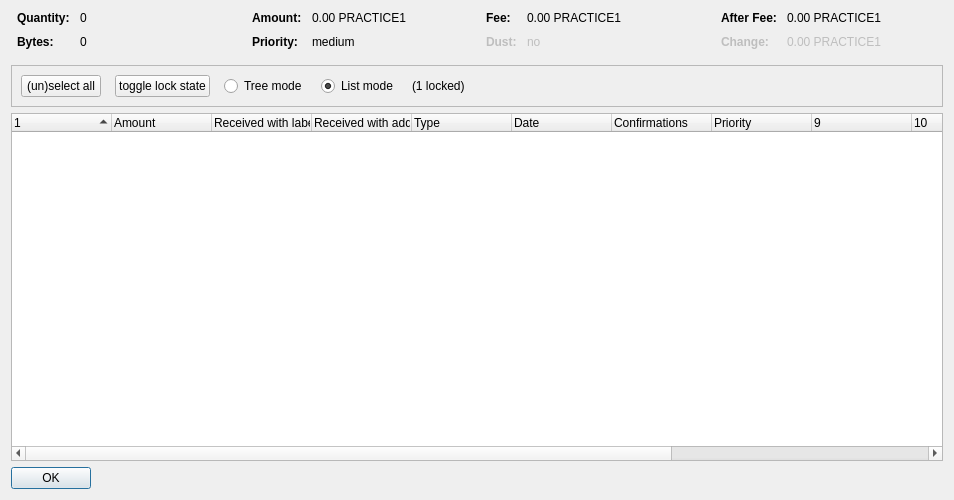
<?xml version="1.0" encoding="UTF-8"?>
<ui version="4.0">
 <class>CoinControlDialog</class>
 <widget class="QDialog" name="CoinControlDialog">
  <property name="geometry">
   <rect>
    <x>0</x>
    <y>0</y>
    <width>954</width>
    <height>500</height>
   </rect>
  </property>
  <property name="windowTitle">
   <string>Coin Selection</string>
  </property>
  <layout class="QVBoxLayout" name="verticalLayout">
   <item>
    <layout class="QHBoxLayout" name="horizontalLayoutTop" stretch="0,0,0,0">
     <property name="topMargin">
      <number>0</number>
     </property>
     <property name="bottomMargin">
      <number>10</number>
     </property>
     <item>
      <layout class="QFormLayout" name="formLayoutCoinControl1">
       <property name="horizontalSpacing">
        <number>10</number>
       </property>
       <property name="verticalSpacing">
        <number>10</number>
       </property>
       <property name="leftMargin">
        <number>6</number>
       </property>
       <property name="rightMargin">
        <number>6</number>
       </property>
       <item row="0" column="0">
        <widget class="QLabel" name="labelCoinControlQuantityText">
         <property name="font">
          <font>
           <weight>75</weight>
           <bold>true</bold>
          </font>
         </property>
         <property name="text">
          <string>Quantity:</string>
         </property>
        </widget>
       </item>
       <item row="0" column="1">
        <widget class="QLabel" name="labelCoinControlQuantity">
         <property name="cursor">
          <cursorShape>IBeamCursor</cursorShape>
         </property>
         <property name="contextMenuPolicy">
          <enum>Qt::ActionsContextMenu</enum>
         </property>
         <property name="text">
          <string notr="true">0</string>
         </property>
         <property name="textInteractionFlags">
          <set>Qt::LinksAccessibleByMouse|Qt::TextSelectableByKeyboard|Qt::TextSelectableByMouse</set>
         </property>
        </widget>
       </item>
       <item row="1" column="0">
        <widget class="QLabel" name="labelCoinControlBytesText">
         <property name="font">
          <font>
           <weight>75</weight>
           <bold>true</bold>
          </font>
         </property>
         <property name="text">
          <string>Bytes:</string>
         </property>
        </widget>
       </item>
       <item row="1" column="1">
        <widget class="QLabel" name="labelCoinControlBytes">
         <property name="cursor">
          <cursorShape>IBeamCursor</cursorShape>
         </property>
         <property name="contextMenuPolicy">
          <enum>Qt::ActionsContextMenu</enum>
         </property>
         <property name="text">
          <string notr="true">0</string>
         </property>
         <property name="textInteractionFlags">
          <set>Qt::LinksAccessibleByMouse|Qt::TextSelectableByKeyboard|Qt::TextSelectableByMouse</set>
         </property>
        </widget>
       </item>
      </layout>
     </item>
     <item>
      <layout class="QFormLayout" name="formLayoutCoinControl2">
       <property name="horizontalSpacing">
        <number>10</number>
       </property>
       <property name="verticalSpacing">
        <number>10</number>
       </property>
       <property name="leftMargin">
        <number>6</number>
       </property>
       <property name="rightMargin">
        <number>6</number>
       </property>
       <item row="0" column="0">
        <widget class="QLabel" name="labelCoinControlAmountText">
         <property name="font">
          <font>
           <weight>75</weight>
           <bold>true</bold>
          </font>
         </property>
         <property name="text">
          <string>Amount:</string>
         </property>
        </widget>
       </item>
       <item row="0" column="1">
        <widget class="QLabel" name="labelCoinControlAmount">
         <property name="cursor">
          <cursorShape>IBeamCursor</cursorShape>
         </property>
         <property name="contextMenuPolicy">
          <enum>Qt::ActionsContextMenu</enum>
         </property>
         <property name="text">
          <string notr="true">0.00 PRACTICE1</string>
         </property>
         <property name="textInteractionFlags">
          <set>Qt::LinksAccessibleByMouse|Qt::TextSelectableByKeyboard|Qt::TextSelectableByMouse</set>
         </property>
        </widget>
       </item>
       <item row="1" column="0">
        <widget class="QLabel" name="labelCoinControlPriorityText">
         <property name="font">
          <font>
           <weight>75</weight>
           <bold>true</bold>
          </font>
         </property>
         <property name="text">
          <string>Priority:</string>
         </property>
        </widget>
       </item>
       <item row="1" column="1">
        <widget class="QLabel" name="labelCoinControlPriority">
         <property name="cursor">
          <cursorShape>IBeamCursor</cursorShape>
         </property>
         <property name="contextMenuPolicy">
          <enum>Qt::ActionsContextMenu</enum>
         </property>
         <property name="text">
          <string>medium</string>
         </property>
         <property name="textInteractionFlags">
          <set>Qt::LinksAccessibleByMouse|Qt::TextSelectableByKeyboard|Qt::TextSelectableByMouse</set>
         </property>
        </widget>
       </item>
      </layout>
     </item>
     <item>
      <layout class="QFormLayout" name="formLayoutCoinControl3">
       <property name="horizontalSpacing">
        <number>10</number>
       </property>
       <property name="verticalSpacing">
        <number>10</number>
       </property>
       <property name="leftMargin">
        <number>6</number>
       </property>
       <property name="rightMargin">
        <number>6</number>
       </property>
       <item row="0" column="0">
        <widget class="QLabel" name="labelCoinControlFeeText">
         <property name="font">
          <font>
           <weight>75</weight>
           <bold>true</bold>
          </font>
         </property>
         <property name="text">
          <string>Fee:</string>
         </property>
        </widget>
       </item>
       <item row="0" column="1">
        <widget class="QLabel" name="labelCoinControlFee">
         <property name="cursor">
          <cursorShape>IBeamCursor</cursorShape>
         </property>
         <property name="contextMenuPolicy">
          <enum>Qt::ActionsContextMenu</enum>
         </property>
         <property name="text">
          <string notr="true">0.00 PRACTICE1</string>
         </property>
         <property name="textInteractionFlags">
          <set>Qt::LinksAccessibleByMouse|Qt::TextSelectableByKeyboard|Qt::TextSelectableByMouse</set>
         </property>
        </widget>
       </item>
       <item row="1" column="0">
        <widget class="QLabel" name="labelCoinControlLowOutputText">
         <property name="enabled">
          <bool>false</bool>
         </property>
         <property name="font">
          <font>
           <weight>75</weight>
           <bold>true</bold>
          </font>
         </property>
         <property name="text">
          <string>Dust:</string>
         </property>
        </widget>
       </item>
       <item row="1" column="1">
        <widget class="QLabel" name="labelCoinControlLowOutput">
         <property name="enabled">
          <bool>false</bool>
         </property>
         <property name="cursor">
          <cursorShape>IBeamCursor</cursorShape>
         </property>
         <property name="contextMenuPolicy">
          <enum>Qt::ActionsContextMenu</enum>
         </property>
         <property name="text">
          <string>no</string>
         </property>
         <property name="textInteractionFlags">
          <set>Qt::LinksAccessibleByMouse|Qt::TextSelectableByKeyboard|Qt::TextSelectableByMouse</set>
         </property>
        </widget>
       </item>
      </layout>
     </item>
     <item>
      <layout class="QFormLayout" name="formLayoutCoinControl4">
       <property name="horizontalSpacing">
        <number>10</number>
       </property>
       <property name="verticalSpacing">
        <number>10</number>
       </property>
       <property name="leftMargin">
        <number>6</number>
       </property>
       <property name="rightMargin">
        <number>6</number>
       </property>
       <item row="0" column="0">
        <widget class="QLabel" name="labelCoinControlAfterFeeText">
         <property name="font">
          <font>
           <weight>75</weight>
           <bold>true</bold>
          </font>
         </property>
         <property name="text">
          <string>After Fee:</string>
         </property>
        </widget>
       </item>
       <item row="0" column="1">
        <widget class="QLabel" name="labelCoinControlAfterFee">
         <property name="cursor">
          <cursorShape>IBeamCursor</cursorShape>
         </property>
         <property name="contextMenuPolicy">
          <enum>Qt::ActionsContextMenu</enum>
         </property>
         <property name="text">
          <string notr="true">0.00 PRACTICE1</string>
         </property>
         <property name="textInteractionFlags">
          <set>Qt::LinksAccessibleByMouse|Qt::TextSelectableByKeyboard|Qt::TextSelectableByMouse</set>
         </property>
        </widget>
       </item>
       <item row="1" column="0">
        <widget class="QLabel" name="labelCoinControlChangeText">
         <property name="enabled">
          <bool>false</bool>
         </property>
         <property name="font">
          <font>
           <weight>75</weight>
           <bold>true</bold>
          </font>
         </property>
         <property name="text">
          <string>Change:</string>
         </property>
        </widget>
       </item>
       <item row="1" column="1">
        <widget class="QLabel" name="labelCoinControlChange">
         <property name="enabled">
          <bool>false</bool>
         </property>
         <property name="cursor">
          <cursorShape>IBeamCursor</cursorShape>
         </property>
         <property name="contextMenuPolicy">
          <enum>Qt::ActionsContextMenu</enum>
         </property>
         <property name="text">
          <string notr="true">0.00 PRACTICE1</string>
         </property>
         <property name="textInteractionFlags">
          <set>Qt::LinksAccessibleByMouse|Qt::TextSelectableByKeyboard|Qt::TextSelectableByMouse</set>
         </property>
        </widget>
       </item>
      </layout>
     </item>
    </layout>
   </item>
   <item>
    <widget class="QFrame" name="frame">
     <property name="minimumSize">
      <size>
       <width>0</width>
       <height>40</height>
      </size>
     </property>
     <property name="frameShape">
      <enum>QFrame::StyledPanel</enum>
     </property>
     <property name="frameShadow">
      <enum>QFrame::Sunken</enum>
     </property>
     <layout class="QHBoxLayout" name="horizontalLayout">
      <item>
       <layout class="QHBoxLayout" name="horizontalLayoutPanel" stretch="0,0,0,0,0,0">
        <property name="spacing">
         <number>14</number>
        </property>
        <item>
         <widget class="QPushButton" name="pushButtonSelectAll">
          <property name="sizePolicy">
           <sizepolicy hsizetype="Maximum" vsizetype="Fixed">
            <horstretch>0</horstretch>
            <verstretch>0</verstretch>
           </sizepolicy>
          </property>
          <property name="text">
           <string>(un)select all</string>
          </property>
          <property name="autoDefault">
           <bool>false</bool>
          </property>
         </widget>
        </item>
        <item>
         <widget class="QPushButton" name="pushButtonToggleLock">
          <property name="sizePolicy">
           <sizepolicy hsizetype="Maximum" vsizetype="Fixed">
            <horstretch>0</horstretch>
            <verstretch>0</verstretch>
           </sizepolicy>
          </property>
          <property name="text">
           <string>toggle lock state</string>
          </property>
          <property name="autoDefault">
           <bool>false</bool>
          </property>
         </widget>
        </item>
        <item>
         <widget class="QRadioButton" name="radioTreeMode">
          <property name="sizePolicy">
           <sizepolicy hsizetype="Maximum" vsizetype="Fixed">
            <horstretch>0</horstretch>
            <verstretch>0</verstretch>
           </sizepolicy>
          </property>
          <property name="text">
           <string>Tree mode</string>
          </property>
         </widget>
        </item>
        <item>
         <widget class="QRadioButton" name="radioListMode">
          <property name="sizePolicy">
           <sizepolicy hsizetype="Maximum" vsizetype="Fixed">
            <horstretch>0</horstretch>
            <verstretch>0</verstretch>
           </sizepolicy>
          </property>
          <property name="text">
           <string>List mode</string>
          </property>
          <property name="checked">
           <bool>true</bool>
          </property>
         </widget>
        </item>
        <item>
         <widget class="QLabel" name="labelLocked">
          <property name="text">
           <string>(1 locked)</string>
          </property>
         </widget>
        </item>
        <item>
         <spacer name="horizontalSpacer">
          <property name="orientation">
           <enum>Qt::Horizontal</enum>
          </property>
          <property name="sizeHint" stdset="0">
           <size>
            <width>40</width>
            <height>20</height>
           </size>
          </property>
         </spacer>
        </item>
       </layout>
      </item>
     </layout>
    </widget>
   </item>
   <item>
    <widget class="CoinControlTreeWidget" name="treeWidget">
     <property name="contextMenuPolicy">
      <enum>Qt::CustomContextMenu</enum>
     </property>
     <property name="sortingEnabled">
      <bool>false</bool>
     </property>
     <property name="columnCount">
      <number>13</number>
     </property>
     <attribute name="headerShowSortIndicator" stdset="0">
      <bool>true</bool>
     </attribute>
     <attribute name="headerStretchLastSection">
      <bool>false</bool>
     </attribute>
     <column>
      <property name="text">
       <string/>
      </property>
     </column>
     <column>
      <property name="text">
       <string>Amount</string>
      </property>
     </column>
     <column>
      <property name="text">
       <string>Received with label</string>
      </property>
     </column>
     <column>
      <property name="text">
       <string>Received with address</string>
      </property>
     </column>
     <column>
      <property name="text">
	<string>Type</string>
      </property>
     </column>
     <column>
      <property name="text">	 
       <string>Date</string>
      </property>
     </column>
     <column>
      <property name="text">
       <string>Confirmations</string>
      </property>
      <property name="toolTip">
       <string>Confirmed</string>
      </property>
     </column>
     <column>
      <property name="text">
       <string>Priority</string>
      </property>
     </column>
     <column>
      <property name="text">
       <string/>
      </property>
     </column>
     <column>
      <property name="text">
       <string/>
      </property>
     </column>
     <column>
      <property name="text">
       <string/>
      </property>
     </column>
     <column>
      <property name="text">
       <string/>
      </property>
     </column>
     <column>
      <property name="text">
       <string/>
      </property>
     </column>
    </widget>
   </item>
   <item>
    <widget class="QDialogButtonBox" name="buttonBox">
     <property name="sizePolicy">
      <sizepolicy hsizetype="Maximum" vsizetype="Fixed">
       <horstretch>0</horstretch>
       <verstretch>0</verstretch>
      </sizepolicy>
     </property>
     <property name="orientation">
      <enum>Qt::Horizontal</enum>
     </property>
     <property name="standardButtons">
      <set>QDialogButtonBox::Ok</set>
     </property>
    </widget>
   </item>
  </layout>
 </widget>
 <customwidgets>
  <customwidget>
   <class>CoinControlTreeWidget</class>
   <extends>QTreeWidget</extends>
   <header>coincontroltreewidget.h</header>
  </customwidget>
 </customwidgets>
 <resources/>
 <connections/>
</ui>
